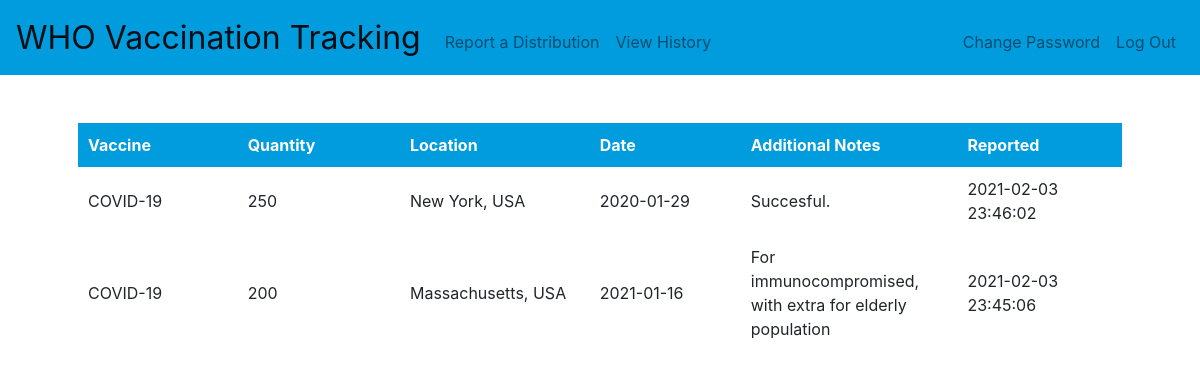
Screenshot of /history (signed in) with the database file from the repository.
### tables this page shows
CREATE TABLE "posts" (
	"id"	INTEGER UNIQUE,
	"user_id"	INTEGER,
	"vaccine"	TEXT,
	"quantity"	INTEGER,
	"location"	TEXT,
	"date"	TEXT,
	"notes"	TEXT DEFAULT NULL,
	"timestamp"	INTEGER DEFAULT CURRENT_TIMESTAMP,
	PRIMARY KEY("id" AUTOINCREMENT)
);

### application.py (the view)
@app.route("/history", methods=["GET", "POST"])
@login_required
def history():
    reports = db.execute("SELECT vaccine, quantity, location, date, notes, timestamp FROM posts WHERE user_id = ? ORDER BY timestamp DESC",
    (session.get("user_id"),)).fetchall()
    if reports is None:
        return apology("You haven't made any reports yet!")
    return render_template("history.html", reports=reports)

### application.py (called while the page is built)
@app.after_request
def after_request(response):
    response.headers["Cache-Control"] = "no-cache, no-store, must-revalidate"
    response.headers["Expires"] = 0
    response.headers["Pragma"] = "no-cache"
    return response

### helpers.py (called while the page is built)
def login_required(f):
    @wraps(f)
    def decorated_function(*args, **kwargs):
        if session.get("user_id") is None:
            return redirect("/login")
        return f(*args, **kwargs)
    return decorated_function

### templates/history.html (shortened to what this page needs)
{% extends "layout.html" %}
{% block main %}
    <table>
        <thead>
            <tr>
                <th>Vaccine</th>
                <th>Quantity</th>
                <th>Location</th>
                <th>Date</th>
                <th>Additional Notes</th>
                <th>Reported</th>
            </tr>
        </thead>
        <tbody>
            {% for report in reports %}
                <tr>
                    <td>{{ report[0] }}</td>
                    <td>{{ report[1] }}</td>
                    <td>{{ report[2] }}</td>
                    <td>{{ report[3] }}</td>
                    <td>{{ report[4] }}</td>
                    <td>{{ report[5] }}</td>
                </tr>
            {% endfor %}
        </tbody>
    </table>
{% endblock %}

### static/styles.css (style rules this page uses)
main table { text-align: left; }
th { background-color: #009CDE; color: white; }
th, td { width: 250px; padding: 10px; }

### rows the page displays
posts: vaccine "COVID-19", quantity "250", location "New York, USA", date "2020-01-29", notes "Succesful.", timestamp "2021-02-03 23:46:02"
posts: vaccine "COVID-19", quantity "200", location "Massachusetts, USA", date "2021-01-16", notes "For immunocompromised, with extra for elderly population", timestamp "2021-02-03 23:45:06"
